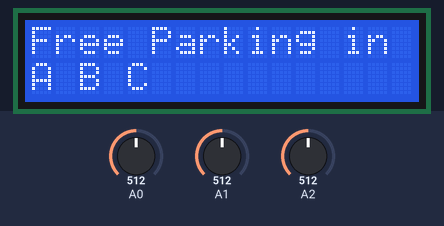
Recording of a sketch running on a simulated Arduino Uno, built with avr-gcc and run on an emulated ATmega328P. Parts: 16×2 character LCD. Inputs (shaded band) come from the test bench; at power-on: A0 = 512, A1 = 512, A2 = 512. What the sketch prints to the serial monitor is not drawn.

Above: at 1.2 s.
1.3 s: A0 set to 461
2.8 s: A0 set to 434
At 3.4 s:
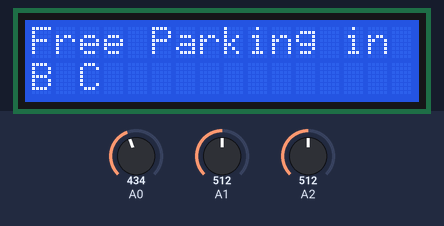
4.3 s: A1 set to 461
7.3 s: A1 set to 436
At 8.4 s:
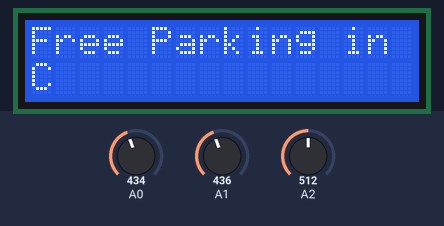
8.8 s: A2 set to 460
10.3 s: A2 set to 433
At 11.2 s:
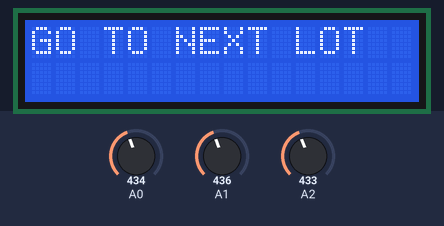
Timing chart, 0 to 12.8 s (numbered marks = the images above; inputs shaded):
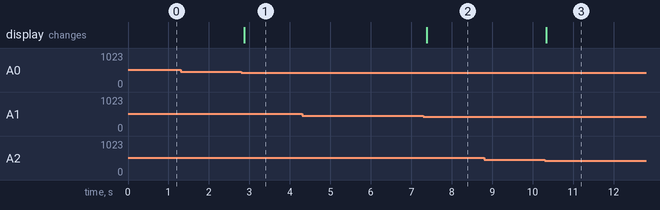

The sketch:

ParkingLot.ino
```cpp
/* FIRST LEVEL LOT CODE */
#include <LiquidCrystal.h> // Library for LCD
#include <ParkingLot.h> // Library for carrying info on Parking Lot

// initialize the library by associating any needed LCD interface pin
// with the arduino pin number it is connected to
const int rs = 12 , en = 11, d4 = 5, d5 = 4, d6 = 3, d7 = 2;
LiquidCrystal lcd(rs, en, d4, d5, d6, d7);


void setup() {
  // put your setup code here, to run once:
  lcd.begin(16,2); // Setup LCD
  lcd.clear(); // Clear LCD
  Serial.begin(9600); // Begin Serial Communication
}

/* Scans any available spaces in the first floor */
void spaceScanner(bool &a, bool &b, bool &c, bool &x, bool &y, bool &z){
  one.A.value = analogRead(one.A.pin); // Read photo resistor for A
  one.B.value = analogRead(one.B.pin); // Read photo resistor for B
  one.C.value = analogRead(one.C.pin); // Read photo resistor for C
  two.A.value = analogRead(two.A.pin); // Read photo resistor for D
  two.B.value = analogRead(two.B.pin); // Read photo resistor for E
  two.C.value = analogRead(two.C.pin); // Read photo resistor for F


  /* if photoresistor recieves no light, then change Available to false */
  if(one.A.value <= 450){
    a = false; // Space in A is taken
  }
  else {
    a = true; // Space in A is free
  }

  if(one.B.value <= 450 ){
    b = false; // Space is taken
  }
  else{
    b = true; // Space in B is free
  }

  if(one.C.value <= 450 ){
    c = false; // Space in C is taken
  }
  else{
    c = true; // Space in C is free
  }
  if(two.A.value <= 450){
    x = false; // Space in D is taken
  }
  else{
    x = true; // Space in D is free
  }
  if(two.B.value <= 450){
    y = false; // Space in E is taken
  }
  else{
    y = true; // Space in E is free
  }
  if(two.C.value <= 450){
    z = false; // Space in F is taken
  }
  else{
    z = true; // Space in F is free
  }
}

/* Sends data to second floor depending if there are spaces available in first floor */
void lotFull(bool &a, bool &b){
  if(one.A.available == true || one.B.available == true || one.C.available == true){
    a = true; // Change datalot to true meaning spaces available in first floor
    Serial.write(a); // send data to second floor
  }
  else if(one.A.available == false && one.B.available == false && one.C.available == false){
    a = false; // Change datalot to false meaning no spaces available in first floor
    Serial.write(a); // send data to second floor
  }
  if(two.A.available == true || two.B.available == true || two.C.available == true){
    b = true; // Change datalot to true meaning spaces available in second floor
  }
  else if(two.A.available == false && two.B.available == false && two.C.available == false){
    b = false; // Change datalot to false meaning no spaces available in second floor
  }
}

/* Print spaces available on LCD */
void levelOneLCD(){
  lcd.clear(); // Clear screen
  int i = 0; // position for cursor


  /* Print on LCD depending if space is Available */
  if(one.dataLot == true){
    lcd.setCursor(0,0);
    lcd.print("Free Parking in"); // print

    /* Checks if A is available */
    if(one.A.available == true){
      lcd.setCursor(i,1);
      lcd.print("A");
      i = i + 2; // Move i two spaces to the right for cursor
    }


    /* Checks if B is available */
    if(one.B.available == true){
      lcd.setCursor(i,1);
      lcd.print("B");
      i = i + 2; // Move i two spaces to the right for cursor
    }

    /* Checks if C is available */
    if(one.C.available == true){
      lcd.setCursor(i,1);
      lcd.print("C");
      i = i + 2; // Move i two spaces to the right for cursor
    }

  }
  else{
    lcd.setCursor(0,0);
    lcd.print("GO TO NEXT LOT");
  }
}


void levelTwoLCD(){
  lcd.clear(); // Clear screen
  int i = 0; // position for cursor

    //Default message prior to receiving serial bit from 1st Arduino
    // Will display this message if LVL 1 has available spaces
    if (Serial.read() == true){
      lcd.setCursor(0,0);
      lcd.print("WAITING FOR");
      lcd.setCursor(0,1);
      lcd.print("LVL 1 TO FILL");
    }

    // If all spaces are occupied on LVL 1, then display spaces available on level 2
    /* Print on LCD depending if space is Available */
    else{
      /* If lot is not full, print available spaces */
      if (two.dataLot == true){
        lcd.setCursor(0,0);
        lcd.print("Free Parking in"); // print

        /* Checks if D is available */
        if(two.A.available == true){
          lcd.setCursor(i,1);
          lcd.print("D");
          i = i + 2; // Move i two spaces to the right for cursor
        }

        /* Checks if E is available */
        if(two.B.available == true){
          lcd.setCursor(i,1);
          lcd.print("E");
          i = i + 2; // Move i two spaces to the right for cursor
        }

        /* Checks if F is available */
        if(two.C.available == true){
          lcd.setCursor(i,1);
          lcd.print("F");
          i = i + 2; // Move i two spaces to the right for cursor
        }
      }
      /* If Lot is full, print "FULL" */
      else{
        lcd.setCursor(0,0);
        lcd.print("FULL");
      }
    }
}


void loop() {
  // put your main code here, to run repeatedly:
  spaceScanner(one.A.available, one.B.available, one.C.available, two.A.available, two.B.available, two.C.available); // Scans any spaces available
  lotFull(one.dataLot, two.dataLot); // Send data to second floor
  if (Serial.available() > 0){ // Checks for any data recieved from serial
    levelTwoLCD(); // Print data in Level Two LCD
  }
  else{
    levelOneLCD(); // Print data in Level One LCD
  }
  delay(150);

}
```

ParkingLot.h
```cpp
#ifndef ParkingLot_h
#define ParkingLot_h

struct space{
  int pin; // Pin for photoresistor on analog input
  int value; // value that holds the analog read in a photoresistor
  bool available; // If the resistor gets light then true, if no light then false
};

struct level{
  space A = {0,0,true}; // Declare a struct for space A
  space B = {1,0,true}; // Declare a struct for space B
  space C = {2,0,true}; // Declare a struct for space C
  bool dataLot; // Data for serial. true means spaces available, false means no spaces available.
} ;

level one; // Declare  a struct for level one parking lot
level two; // Declare  a struct for level two parking lot

#endif
```

Measured:
- the behaviour switches between 451 and 450 on A0 (found by bisection; images 0 and 1)
- the behaviour switches between 451 and 450 on A1 (found by bisection; images 1 and 2)
- the behaviour switches between 451 and 450 on A2 (found by bisection; images 2 and 3)
- after the input at 1.3 s, every drawn part: stays the same
- after the input at 2.8 s, the display: changes after 0.07 s (image 1)
- after the input at 4.3 s, every drawn part: stays the same
- after the input at 7.3 s, the display: changes after 0.08 s (image 2)
- after the input at 8.8 s, every drawn part: stays the same
- after the input at 10.3 s, the display: changes at once (image 3)
